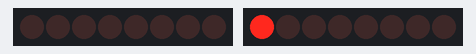
Recording of a sketch running on a simulated Arduino Uno, built with avr-gcc and run on an emulated ATmega328P. Parts: 2 × 8 shift-register outputs drawn as a row of LEDs (first output left, lit = HIGH). Wiring (inferred from the names in the program): 2 × shift register (74HC595): data pin 3, shift clock pin 5, latch A0 / data A1, shift clock pin 13, latch pin 4. Wiring (inferred from the signals the program sends): 2 × row of LEDs: on Q0, Q1, Q2, Q3, Q4, Q5, Q6, Q7 / on Q0, Q1, Q2, Q3, Q4, Q5, Q6, Q7.

Above: at 0.05 s.
At 0.35 s:
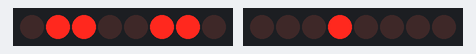
At 0.75 s:
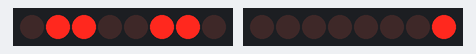
At 1.45 s:
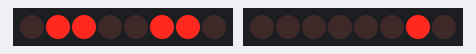
At 2.15 s:
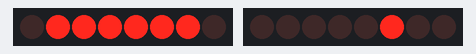
At 2.85 s:
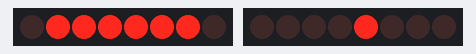
Timing chart, 0 to 3.1 s (numbered marks = the images above):
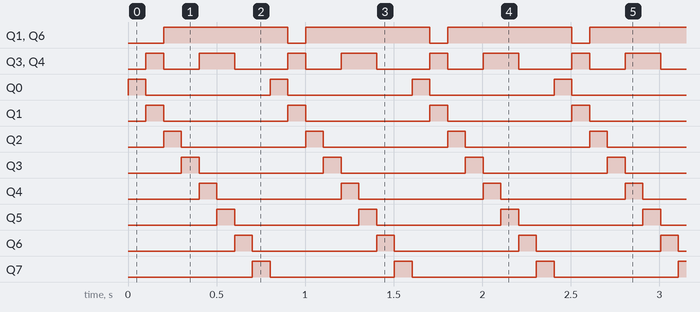

Measured:
- by itself, Q1, Q6: alternates HIGH for 0.70 s and LOW for 0.10 s
- by itself, Q3, Q4: repeats every 0.80 s: LOW 0.20 s, HIGH 0.20 s, LOW 0.30 s, HIGH 0.10 s
- by itself, Q0–7: alternates HIGH for 0.10 s and LOW for 0.70 s

The sketch:

final_code_part.ino
```cpp
int dataPinRow= A1;
int clockPinRow= 13;
int latchPinRow= A0;

int dataPinCol= 3;
int clockPinCol= 5;
int latchPinCol=4;

byte A[1][8]={
  B00111100,
  B01100110,
  B01100110,
  B01111110,
  B01111110,
  B01100110,
  B01100110,
  B01100110};
int timer = 100;
byte gndData=00000001;
byte gndDataFinal=0;


void setup() {
pinMode(dataPinRow,OUTPUT);
pinMode(clockPinRow, OUTPUT);
pinMode(latchPinRow, OUTPUT);

pinMode(dataPinCol, OUTPUT);
pinMode(clockPinCol, OUTPUT);
pinMode(latchPinCol, OUTPUT);

}

void loop() {
  // put your main code here, to run repeatedly:
for ( byte i=0; i<1; i++)
{
    for (byte j=0; j<=7; j++)
  {
    byte font=A[i][j];
    byte gndDataFinal = gndData<<j;
    byte RowData=~gndDataFinal;
    digitalWrite(latchPinRow, LOW);
    shiftOut(dataPinRow, clockPinRow, MSBFIRST, RowData);
    digitalWrite(latchPinRow,HIGH);


    {
      digitalWrite (latchPinCol, LOW);
      shiftOut(dataPinCol, clockPinCol, MSBFIRST, font);
      digitalWrite (latchPinCol, HIGH);

    }
    delay (timer);
  }
}
}
```
